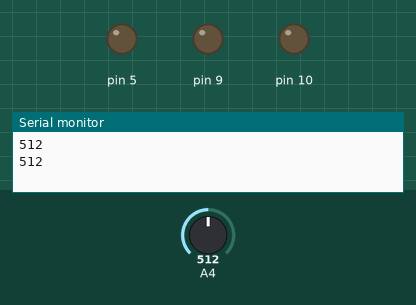
Recording of a sketch running on a simulated Arduino Leonardo, built with avr-gcc and run on an emulated ATmega32U4. On the bench: output pins drawn as LEDs (lit = HIGH), the last lines printed to the serial monitor. The test bench sets the inputs (shaded band); at power-on: A4 = 512.

Above: at 1.8 s.
1.9 s: A4 set to 270
3.4 s: A4 set to 255
At 5.2 s:
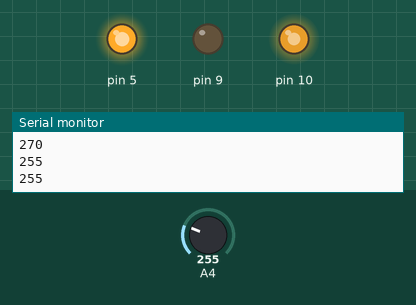
5.5 s: A4 set to 122
At 6.8 s:
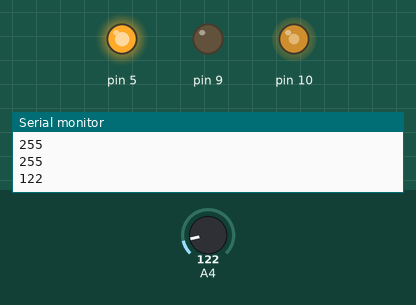
7.5 s: A4 set to 138
At 8.3 s:
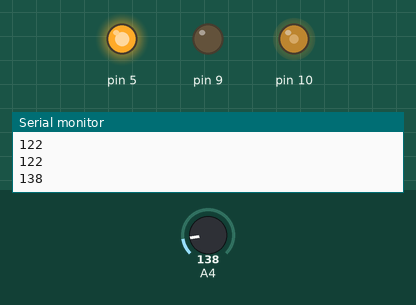
9.5 s: A4 set to 0
At 11.1 s:
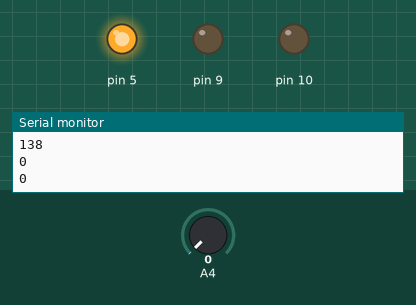
Timing chart, 0 to 12.5 s (numbered marks = the images above; inputs shaded):
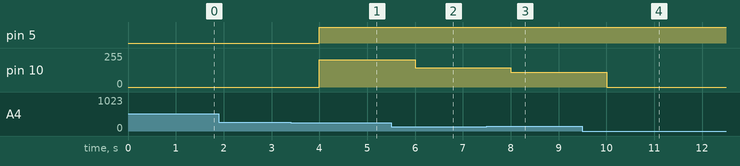

Measured:
- the behaviour switches between 256 and 255 on A4 (found by bisection; images 0 and 1)
- after the input at 3.4 s, pin 5: LOW → HIGH after 0.60 s; pin 10: 0/255 → 204/255 after 0.60 s
- after the input at 5.5 s, pin 10: 204/255 → 146/255 after 0.50 s
- after the input at 7.5 s, pin 10: 146/255 → 110/255 after 0.50 s
- after the input at 9.5 s, pin 10: 110/255 → 0/255 after 0.50 s

The sketch:

l5.1.ino.ino
```cpp
#include<Esplora.h>
void setup() {
  // put your setup code here, to run once:

Serial.begin(9600);
}

void loop() {
  // put your main code here, to run repeatedly:
int slideValue = Esplora.readSlider();
Serial.println(slideValue);
if(slideValue>=0 && slideValue<=127)
{
  Esplora.writeRGB(255, 1.2*slideValue, 0);
  }
else if(slideValue>=128 && slideValue<=255)
{
  Esplora.writeRGB(255, 0.8*slideValue, 0);
  }

delay(1000);
}
```
